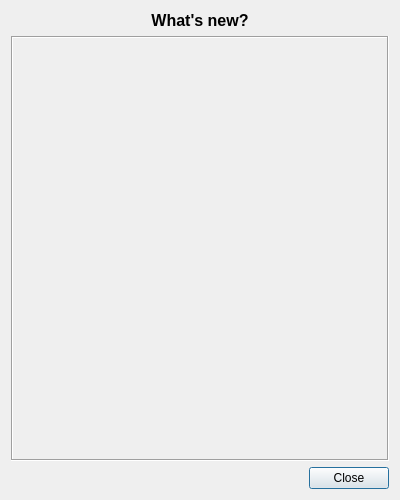
<?xml version="1.0" encoding="UTF-8"?>
<ui version="4.0">
 <class>ChangelogDialog</class>
 <widget class="QDialog" name="ChangelogDialog">
  <property name="geometry">
   <rect>
    <x>0</x>
    <y>0</y>
    <width>400</width>
    <height>500</height>
   </rect>
  </property>
  <property name="windowTitle">
   <string>What's new?</string>
  </property>
  <layout class="QVBoxLayout" name="verticalLayout">
   <item>
    <widget class="QLabel" name="TitleLabel">
     <property name="font">
      <font>
       <pointsize>12</pointsize>
       <bold>true</bold>
       <underline>false</underline>
      </font>
     </property>
     <property name="text">
      <string>What's new?</string>
     </property>
     <property name="alignment">
      <set>Qt::AlignCenter</set>
     </property>
     <property name="margin">
      <number>10</number>
     </property>
    </widget>
   </item>
   <item>
    <widget class="QScrollArea" name="scrollArea">
     <property name="frameShape">
      <enum>QFrame::Box</enum>
     </property>
     <property name="midLineWidth">
      <number>0</number>
     </property>
     <property name="widgetResizable">
      <bool>true</bool>
     </property>
     <widget class="QWidget" name="scrollAreaWidgetContents">
      <property name="geometry">
       <rect>
        <x>0</x>
        <y>0</y>
        <width>378</width>
        <height>401</height>
       </rect>
      </property>
      <layout class="QVBoxLayout" name="verticalLayout_2">
       <item>
        <widget class="QLabel" name="commitsLabel">
         <property name="frameShape">
          <enum>QFrame::NoFrame</enum>
         </property>
         <property name="text">
          <string/>
         </property>
         <property name="wordWrap">
          <bool>true</bool>
         </property>
         <property name="indent">
          <number>-1</number>
         </property>
        </widget>
       </item>
      </layout>
     </widget>
    </widget>
   </item>
   <item>
    <widget class="QDialogButtonBox" name="ButtonBox">
     <property name="orientation">
      <enum>Qt::Horizontal</enum>
     </property>
     <property name="standardButtons">
      <set>QDialogButtonBox::Close</set>
     </property>
    </widget>
   </item>
  </layout>
 </widget>
 <resources/>
 <connections>
  <connection>
   <sender>ButtonBox</sender>
   <signal>accepted()</signal>
   <receiver>ChangelogDialog</receiver>
   <slot>accept()</slot>
   <hints>
    <hint type="sourcelabel">
     <x>248</x>
     <y>254</y>
    </hint>
    <hint type="destinationlabel">
     <x>157</x>
     <y>274</y>
    </hint>
   </hints>
  </connection>
  <connection>
   <sender>ButtonBox</sender>
   <signal>rejected()</signal>
   <receiver>ChangelogDialog</receiver>
   <slot>reject()</slot>
   <hints>
    <hint type="sourcelabel">
     <x>316</x>
     <y>260</y>
    </hint>
    <hint type="destinationlabel">
     <x>286</x>
     <y>274</y>
    </hint>
   </hints>
  </connection>
 </connections>
</ui>
